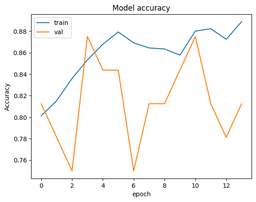
#> input picture LungScan1/Model60Neurons/accu.png, 256 x 202 px, shrunk from 576 x 455 before the run, given as the content of the folder Model60Neurons/test/COVID19, which was not available
$ python Filters.py
#> lines starting #> are read from the running program, lines starting #| are printed output that depends on the picture; pictures that were not available may be replaced by others from this repository, and a replacement may not be noted
import numpy as np
import matplotlib.pyplot as plt
import random
import cv2
import os

def SaltAndPepper(image, density):
    # create an empty array with same size as input image
    output = np.zeros(image.shape, np.uint8)

    # parameter for controlling how much salt and paper are added
    threshhold = 1 - density

    # loop every each pixel and decide add the noise or not base on threshhold (density)
    for i in range(image.shape[0]):
        for j in range(image.shape[1]):
            possibility = random.random()
            if possibility < density:
                output[i][j] = 0
            elif possibility > threshhold:
                output[i][j] = 255
            else:
                output[i][j] = image[i][j]
    return output


def MeanFilter(image, filter_size):
    # create an empty array with same size as input image
    output = np.zeros(image.shape, np.uint8)

    # creat an empty variable
    result = 0

    # deal with filter size = 3x3
    if filter_size == 9:
        for j in range(1, image.shape[0]-1):
            for i in range(1, image.shape[1]-1):
                for y in range(-1, 2):
                    for x in range(-1, 2):
                        result = result + image[j+y, i+x]
                output[j][i] = int(result / filter_size)
                result = 0

    # deal with filter size = 5x5
    elif filter_size == 25:
        for j in range(2, image.shape[0]-2):
            for i in range(2, image.shape[1]-2):
                for y in range(-2, 3):
                    for x in range(-2, 3):
                        result = result + image[j+y, i+x]
                output[j][i] = int(result / filter_size)
                result = 0

    return output

# [63 lines left out: function MedianFilter, not called in this run]


def main():
    filepathmain =str(input("Enter the path of data folder: "))
#> the answer given: Model60Neurons
    destinationPath = str(input("Enter the destination path: "))
#> the answer given: Model60Neurons/accu.png
    mainfoldernames=["test","train","val"]
    subfoldernames =["COVID19","NORMAL","PNEUMONIA","TURBERCULOSIS"]
    clahe = cv2.createCLAHE(clipLimit=2.0, tileGridSize=(8, 8))
    for j in [0,1,2]:
        for k in [0,1,2,3]:
            filepath = "%s/%s/%s"%(filepathmain,mainfoldernames[j],subfoldernames[k])

            i = 1

            for filename in os.listdir(filepath):
                f =os.path.join(filepath,filename)
                if os.path.isfile(f):
                    print("Image taken from ",f)

                    # read image
                    gray_lena = cv2.imread(f, 0)
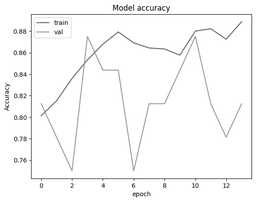
#> gray_lena: shape (202, 256); min 11, max 255, mean 248.6

            # add salt and paper (0.01 is a proper parameter)
                    noise_lena = SaltAndPepper(gray_lena, 0.01)

            # use 3x3 mean filter
                    mean_3x3_lena = MeanFilter(noise_lena, 9)
#> after the loop in MeanFilter, `for j in range(1, image.shape[0]-1):`:
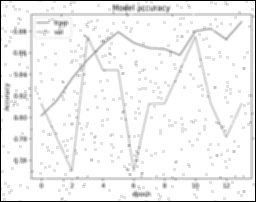
#> output: shape (202, 256); min 0, max 255, mean 241.6


            # use 5x5 mean filter
                    mean_5x5_lena = MeanFilter(noise_lena, 25)
#> call 2 of MeanFilter, with filter_size = 25
#> after the loop in MeanFilter (call 2), `for j in range(2, image.shape[0]-2):`:
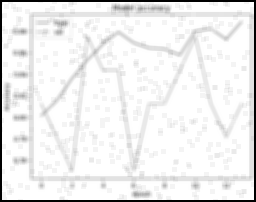
#> output: shape (202, 256); min 0, max 255, mean 237.1


                    cl1 = clahe.apply(noise_lena)
                    print("Image is saved to ",'%s/saltNpepper/%s/%s/sample%s.jpg' %(destinationPath,mainfoldernames[j],subfoldernames[k],i))
                    cv2.imwrite('%s/saltNpepper/%s/%s/claheSP%s.jpg' %(destinationPath,mainfoldernames[j],subfoldernames[k],i), cl1)


                    cl2 = clahe.apply(mean_3x3_lena)
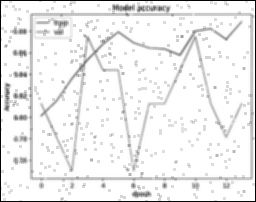
#> cl2: shape (202, 256); min 3, max 255, mean 238.2
                    print("Image is saved to ",'%s/3x3Mean/%s/%s/clahe3x3avg%s.jpg' %(destinationPath,mainfoldernames[j],subfoldernames[k],i))
                    cv2.imwrite('%s/3x3Mean/%s/%s/clahe3x3avg%s.jpg' %(destinationPath,mainfoldernames[j],subfoldernames[k],i), cl2)


                    cl3 = clahe.apply(mean_5x5_lena)
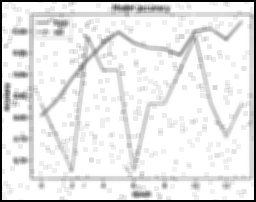
#> cl3: shape (202, 256); min 2, max 255, mean 230.8
                    print("Image is saved to ",'%s/5x5Mean/%s/%s/clahe5x5avg%s.jpg' %(destinationPath,mainfoldernames[j],subfoldernames[k],i))
                    cv2.imwrite('%s/5x5Mean/%s/%s/clahe5x5avg%s.jpg' %(destinationPath,mainfoldernames[j],subfoldernames[k],i), cl3)


                    print("Image %s done for %s %s %s"%(i,destinationPath,mainfoldernames[j],subfoldernames[k]))
                    i=i+1


#if __name__ == "__main__":
main()
